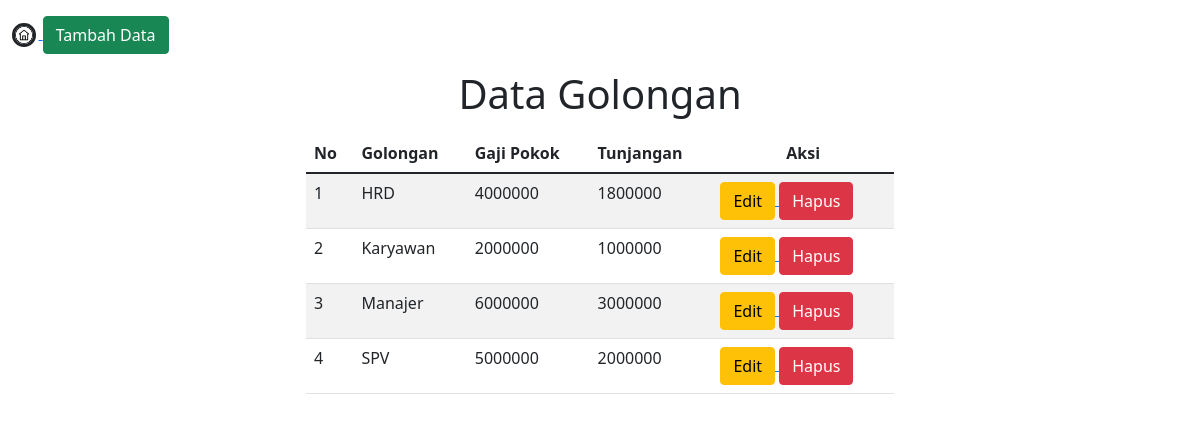
/hitung_transaksi/index.php/c_hitung/view_golongan, run on the app's committed database.
### tables this page shows
CREATE TABLE `data_golongan` (
  `golongan` varchar(25) NOT NULL,
  `gajipokok` int(30) NOT NULL,
  `tunjangan` int(30) NOT NULL
);

### hitung_transaksi/application/controllers/c_hitung.php (called while the page is built, shortened)
<?php
	class C_hitung extends CI_Controller
	{
		function view_golongan()
		{
			$data['golongan'] = $this->m_hitung->ambil_golongan();
			$this->load->view('header');
			$this->load->view('golongan/dashboard', $data);
			$this->load->view('footer');
		}
	}
?>

### hitung_transaksi/index.php (called while the page is built, shortened)
<?php
require_once BASEPATH.'core/CodeIgniter.php';

### hitung_transaksi/application/models/m_hitung.php (called while the page is built, shortened)
<?php
	class M_hitung extends CI_Model
	{
		function ambil_golongan()
		{
			return $this->db->get('data_golongan')->result();
		}
	}
?>

### hitung_transaksi/application/views/golongan/dashboard.php (the view)
<a href="<?php echo site_url('c_hitung/tambah_golongan') ?>">
	<button class="btn btn-success mt-3 mb-3">Tambah Data</button>
</a>
<center><h1 class="mb-3">Data Golongan</h1></center>
<div class="col-md-12 offset-md-3" style="max-width: 50%;">
	<table class="table table-striped table-hover">
		<thead>
			<tr>
				<th>No</th>
				<th>Golongan</th>
				<th>Gaji Pokok</th>
				<th>Tunjangan</th>
				<th><center>Aksi</center></th>
			</tr>
		</thead>
		<?php
		$no = 1;
		foreach ($golongan as $gol) : ?>
		<tr>
			<td><?php echo $no++ ?></td>
			<td><?php echo $gol->golongan ?></td>
			<td><?php echo $gol->gajipokok ?></td>
			<td><?php echo $gol->tunjangan ?></td>
			<td>
				<a href="<?php echo site_url('c_hitung/edit_data_golongan/'.$gol->golongan) ?>">
					<button class="btn btn-warning">Edit</button>
				</a>
				<a href="<?php echo site_url('c_hitung/hapus_data_golongan/'.$gol->golongan) ?>">
					<button class="btn btn-danger">Hapus</button>
				</a>
			</td>
		</tr>
	<?php endforeach; ?>
	</table>
</div>

### hitung_transaksi/application/views/header.php (shortened to what this page needs)
<html>
<head>
	<link rel="stylesheet" type="text/css" href="<?php echo base_url('assets/css/bootstrap.css') ?>">
</head>
<body>
	<div class="container-fluid">
		<a href="<?php echo site_url('c_hitung') ?>">
			<img src="<?php echo base_url('assets/icons/home.png') ?>" class="rounded-circle border border-3 border-dark" style="max-width: 2%; margin-right: 3px;">
		</a>

### hitung_transaksi/application/views/footer.php
	</div>
</body>
</html>

### data on the page
data_golongan: golongan "HRD", gajipokok "4000000", tunjangan "1800000"
data_golongan: golongan "Karyawan", gajipokok "2000000", tunjangan "1000000"
data_golongan: golongan "Manajer", gajipokok "6000000", tunjangan "3000000"
data_golongan: golongan "SPV", gajipokok "5000000", tunjangan "2000000"
